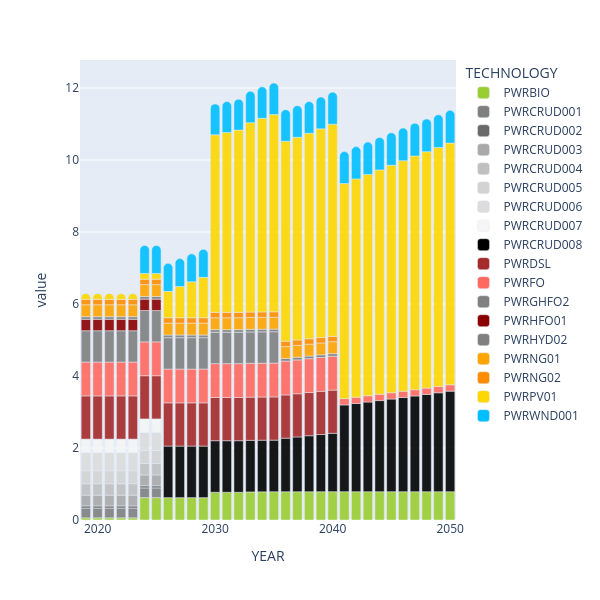

The code cell stored with this chart in its notebook:
### Code cell
TotalCapacityAnnual = pd.read_csv('../../results/v_TotalCapacityAnnual.csv')
TotalCapacityAnnual = TotalCapacityAnnual[TotalCapacityAnnual['value'] != 0]
TotalCapacityAnnual= TotalCapacityAnnual[TotalCapacityAnnual['TECHNOLOGY'].str.contains('PWR')].sort_values(by='TECHNOLOGY')
TotalCapacityAnnual = TotalCapacityAnnual[~TotalCapacityAnnual['TECHNOLOGY'].str.contains('PWRDIST|PWRTRANS')]
fig = px.bar(TotalCapacityAnnual, 
             x='YEAR', y='value', 
             color= 'TECHNOLOGY',
             color_discrete_map = color_dict,
             opacity=0.9
             )
fig.update_layout(hovermode= 'x unified',
                  width= 600,
                  height= 600,
                  barcornerradius=10,
                  
               #color_discrete_map=color_map
               )
fig.show()#  ~ esto filtra las que no quieres

### Figure 1 — Plotly figure (JSON) as saved in the notebook; plotly's stock layout.template omitted (floating-point values rounded to 4 significant figures)
{"data": [{"alignmentgroup": "True", "hovertemplate": "TECHNOLOGY=PWRBIO<br>YEAR=%{x}<br>value=%{y}<extra></extra>", "legendgroup": "PWRBIO", "marker": {"color": "#9ACD32", "opacity": 0.9, "pattern": {"shape": ""}}, "name": "PWRBIO", "offsetgroup": "PWRBIO", "orientation": "v", "showlegend": true, "textposition": "auto", "type": "bar", "x": [2019, 2049, 2048, 2047, 2046, 2045, 2044, 2043, 2042, 2041, 2040, 2039, 2038, 2037, 2036, 2035, 2034, 2033, 2032, 2031, 2030, 2029, 2028, 2027, 2026, 2025, 2024, 2023, 2022, 2021, 2050, 2020], "xaxis": "x", "y": [0.06, 0.7864, 0.7864, 0.7864, 0.7864, 0.7864, 0.7864, 0.7864, 0.7864, 0.7862, 0.7862, 0.7854, 0.7848, 0.7848, 0.7848, 0.7848, 0.7829, 0.7793, 0.77, 0.77, 0.77, 0.6206, 0.6206, 0.6206, 0.6206, 0.6206, 0.6206, 0.06, 0.06, 0.06, 0.7864, 0.06], "yaxis": "y"}, {"alignmentgroup": "True", "hovertemplate": "TECHNOLOGY=PWRCRUD001<br>YEAR=%{x}<br>value=%{y}<extra></extra>", "legendgroup": "PWRCRUD001", "marker": {"color": "gray", "opacity": 0.9, "pattern": {"shape": ""}}, "name": "PWRCRUD001", "offsetgroup": "PWRCRUD001", "orientation": "v", "showlegend": true, "textposition": "auto", "type": "bar", "x": [2019, 2022, 2021, 2025, 2023, 2020, 2024], "xaxis": "x", "y": [0.27, 0.27, 0.27, 0.27, 0.27, 0.27, 0.27], "yaxis": "y"}, {"alignmentgroup": "True", "hovertemplate": "TECHNOLOGY=PWRCRUD002<br>YEAR=%{x}<br>value=%{y}<extra></extra>", "legendgroup": "PWRCRUD002", "marker": {"color": "dimgray", "opacity": 0.9, "pattern": {"shape": ""}}, "name": "PWRCRUD002", "offsetgroup": "PWRCRUD002", "orientation": "v", "showlegend": true, "textposition": "auto", "type": "bar", "x": [2019, 2020, 2021, 2022, 2023, 2024, 2025], "xaxis": "x", "y": [0.06, 0.06, 0.06, 0.06, 0.06, 0.06, 0.06], "yaxis": "y"}, {"alignmentgroup": "True", "hovertemplate": "TECHNOLOGY=PWRCRUD003<br>YEAR=%{x}<br>value=%{y}<extra></extra>", "legendgroup": "PWRCRUD003", "marker": {"color": "darkgray", "opacity": 0.9, "pattern": {"shape": ""}}, "name": "PWRCRUD003", "offsetgroup": "PWRCRUD003", "orientation": "v", "showlegend": true, "textposition": "auto", "type": "bar", "x": [2025, 2024, 2023, 2020, 2021, 2019, 2022], "xaxis": "x", "y": [0.3, 0.3, 0.3, 0.3, 0.3, 0.3, 0.3], "yaxis": "y"}, {"alignmentgroup": "True", "hovertemplate": "TECHNOLOGY=PWRCRUD004<br>YEAR=%{x}<br>value=%{y}<extra></extra>", "legendgroup": "PWRCRUD004", "marker": {"color": "silver", "opacity": 0.9, "pattern": {"shape": ""}}, "name": "PWRCRUD004", "offsetgroup": "PWRCRUD004", "orientation": "v", "showlegend": true, "textposition": "auto", "type": "bar", "x": [2022, 2019, 2020, 2021, 2025, 2023, 2024], "xaxis": "x", "y": [0.317, 0.317, 0.317, 0.317, 0.317, 0.317, 0.317], "yaxis": "y"}, {"alignmentgroup": "True", "hovertemplate": "TECHNOLOGY=PWRCRUD005<br>YEAR=%{x}<br>value=%{y}<extra></extra>", "legendgroup": "PWRCRUD005", "marker": {"color": "lightgray", "opacity": 0.9, "pattern": {"shape": ""}}, "name": "PWRCRUD005", "offsetgroup": "PWRCRUD005", "orientation": "v", "showlegend": true, "textposition": "auto", "type": "bar", "x": [2019, 2020, 2021, 2022, 2023, 2024, 2025], "xaxis": "x", "y": [0.36, 0.36, 0.36, 0.36, 0.36, 0.36, 0.36], "yaxis": "y"}, {"alignmentgroup": "True", "hovertemplate": "TECHNOLOGY=PWRCRUD006<br>YEAR=%{x}<br>value=%{y}<extra></extra>", "legendgroup": "PWRCRUD006", "marker": {"color": "gainsboro", "opacity": 0.9, "pattern": {"shape": ""}}, "name": "PWRCRUD006", "offsetgroup": "PWRCRUD006", "orientation": "v", "showlegend": true, "textposition": "auto", "type": "bar", "x": [2021, 2025, 2024, 2023, 2022, 2020, 2019], "xaxis": "x", "y": [0.5, 0.5, 0.5, 0.5, 0.5, 0.5, 0.5], "yaxis": "y"}, {"alignmentgroup": "True", "hovertemplate": "TECHNOLOGY=PWRCRUD007<br>YEAR=%{x}<br>value=%{y}<extra></extra>", "legendgroup": "PWRCRUD007", "marker": {"color": "whitesmoke", "opacity": 0.9, "pattern": {"shape": ""}}, "name": "PWRCRUD007", "offsetgroup": "PWRCRUD007", "orientation": "v", "showlegend": true, "textposition": "auto", "type": "bar", "x": [2025, 2020, 2021, 2022, 2023, 2024, 2019], "xaxis": "x", "y": [0.38, 0.38, 0.38, 0.38, 0.38, 0.38, 0.38], "yaxis": "y"}, {"alignmentgroup": "True", "hovertemplate": "TECHNOLOGY=PWRCRUD008<br>YEAR=%{x}<br>value=%{y}<extra></extra>", "legendgroup": "PWRCRUD008", "marker": {"color": "black", "opacity": 0.9, "pattern": {"shape": ""}}, "name": "PWRCRUD008", "offsetgroup": "PWRCRUD008", "orientation": "v", "showlegend": true, "textposition": "auto", "type": "bar", "x": [2038, 2039, 2049, 2026, 2027, 2028, 2029, 2030, 2031, 2032, 2033, 2034, 2035, 2036, 2037, 2040, 2041, 2042, 2043, 2044, 2045, 2046, 2047, 2048, 2050], "xaxis": "x", "y": [1.556, 1.589, 2.748, 1.433, 1.433, 1.433, 1.433, 1.433, 1.433, 1.433, 1.433, 1.433, 1.433, 1.488, 1.522, 1.621, 2.41, 2.449, 2.49, 2.531, 2.573, 2.615, 2.658, 2.703, 2.793], "yaxis": "y"}, {"alignmentgroup": "True", "hovertemplate": "TECHNOLOGY=PWRDSL<br>YEAR=%{x}<br>value=%{y}<extra></extra>", "legendgroup": "PWRDSL", "marker": {"color": "brown", "opacity": 0.9, "pattern": {"shape": ""}}, "name": "PWRDSL", "offsetgroup": "PWRDSL", "orientation": "v", "showlegend": true, "textposition": "auto", "type": "bar", "x": [2023, 2019, 2020, 2021, 2022, 2024, 2025, 2026, 2028, 2029, 2030, 2027, 2032, 2040, 2039, 2031, 2037, 2038, 2035, 2034, 2033, 2036], "xaxis": "x", "y": [1.2, 1.2, 1.2, 1.2, 1.2, 1.2, 1.2, 1.2, 1.2, 1.2, 1.2, 1.2, 1.2, 1.2, 1.2, 1.2, 1.2, 1.2, 1.2, 1.2, 1.2, 1.2], "yaxis": "y"}, {"alignmentgroup": "True", "hovertemplate": "TECHNOLOGY=PWRFO<br>YEAR=%{x}<br>value=%{y}<extra></extra>", "legendgroup": "PWRFO", "marker": {"color": "#FF6961", "opacity": 0.9, "pattern": {"shape": ""}}, "name": "PWRFO", "offsetgroup": "PWRFO", "orientation": "v", "showlegend": true, "textposition": "auto", "type": "bar", "x": [2033, 2028, 2032, 2031, 2030, 2029, 2027, 2038, 2025, 2024, 2023, 2022, 2021, 2034, 2026, 2035, 2046, 2037, 2039, 2040, 2041, 2042, 2043, 2044, 2045, 2020, 2047, 2048, 2049, 2050, 2036, 2019], "xaxis": "x", "y": [0.94, 0.94, 0.94, 0.94, 0.94, 0.94, 0.94, 0.94, 0.94, 0.94, 0.94, 0.94, 0.94, 0.94, 0.94, 0.94, 0.1752, 0.94, 0.94, 0.94, 0.1752, 0.1752, 0.1752, 0.1752, 0.1752, 0.94, 0.1752, 0.1752, 0.1752, 0.1752, 0.94, 0.94], "yaxis": "y"}, {"alignmentgroup": "True", "hovertemplate": "TECHNOLOGY=PWRGHFO2<br>YEAR=%{x}<br>value=%{y}<extra></extra>", "legendgroup": "PWRGHFO2", "marker": {"color": "gray", "opacity": 0.9, "pattern": {"shape": ""}}, "name": "PWRGHFO2", "offsetgroup": "PWRGHFO2", "orientation": "v", "showlegend": true, "textposition": "auto", "type": "bar", "x": [2031, 2032, 2027, 2019, 2020, 2021, 2022, 2023, 2024, 2025, 2026, 2028, 2029, 2030, 2034, 2033, 2035], "xaxis": "x", "y": [0.871, 0.871, 0.871, 0.871, 0.871, 0.871, 0.871, 0.871, 0.871, 0.871, 0.871, 0.871, 0.871, 0.871, 0.871, 0.871, 0.871], "yaxis": "y"}, {"alignmentgroup": "True", "hovertemplate": "TECHNOLOGY=PWRHFO01<br>YEAR=%{x}<br>value=%{y}<extra></extra>", "legendgroup": "PWRHFO01", "marker": {"color": "#8B0000", "opacity": 0.9, "pattern": {"shape": ""}}, "name": "PWRHFO01", "offsetgroup": "PWRHFO01", "orientation": "v", "showlegend": true, "textposition": "auto", "type": "bar", "x": [2023, 2024, 2025, 2022, 2021, 2020, 2019], "xaxis": "x", "y": [0.316, 0.316, 0.316, 0.316, 0.316, 0.316, 0.316], "yaxis": "y"}, {"alignmentgroup": "True", "hovertemplate": "TECHNOLOGY=PWRHYD02<br>YEAR=%{x}<br>value=%{y}<extra></extra>", "legendgroup": "PWRHYD02", "marker": {"color": "gray", "opacity": 0.9, "pattern": {"shape": ""}}, "name": "PWRHYD02", "offsetgroup": "PWRHYD02", "orientation": "v", "showlegend": true, "textposition": "auto", "type": "bar", "x": [2037, 2038, 2040, 2039, 2020, 2021, 2022, 2019, 2024, 2035, 2034, 2033, 2023, 2032, 2036, 2031, 2029, 2028, 2027, 2026, 2025, 2030], "xaxis": "x", "y": [0.074, 0.074, 0.074, 0.074, 0.074, 0.074, 0.074, 0.074, 0.074, 0.074, 0.074, 0.074, 0.074, 0.074, 0.074, 0.074, 0.074, 0.074, 0.074, 0.074, 0.074, 0.074], "yaxis": "y"}, {"alignmentgroup": "True", "hovertemplate": "TECHNOLOGY=PWRNG01<br>YEAR=%{x}<br>value=%{y}<extra></extra>", "legendgroup": "PWRNG01", "marker": {"color": "orange", "opacity": 0.9, "pattern": {"shape": ""}}, "name": "PWRNG01", "offsetgroup": "PWRNG01", "orientation": "v", "showlegend": true, "textposition": "auto", "type": "bar", "x": [2035, 2034, 2036, 2039, 2038, 2040, 2033, 2037, 2032, 2023, 2030, 2022, 2021, 2031, 2019, 2024, 2020, 2026, 2027, 2028, 2029, 2025], "xaxis": "x", "y": [0.33, 0.33, 0.33, 0.33, 0.33, 0.33, 0.33, 0.33, 0.33, 0.33, 0.33, 0.33, 0.33, 0.33, 0.33, 0.33, 0.33, 0.33, 0.33, 0.33, 0.33, 0.33], "yaxis": "y"}, {"alignmentgroup": "True", "hovertemplate": "TECHNOLOGY=PWRNG02<br>YEAR=%{x}<br>value=%{y}<extra></extra>", "legendgroup": "PWRNG02", "marker": {"color": "darkorange", "opacity": 0.9, "pattern": {"shape": ""}}, "name": "PWRNG02", "offsetgroup": "PWRNG02", "orientation": "v", "showlegend": true, "textposition": "auto", "type": "bar", "x": [2019, 2035, 2040, 2039, 2038, 2037, 2036, 2034, 2033, 2023, 2020, 2021, 2022, 2024, 2025, 2032, 2027, 2028, 2029, 2030, 2031, 2026], "xaxis": "x", "y": [0.15, 0.15, 0.15, 0.15, 0.15, 0.15, 0.15, 0.15, 0.15, 0.15, 0.15, 0.15, 0.15, 0.15, 0.15, 0.15, 0.15, 0.15, 0.15, 0.15, 0.15, 0.15], "yaxis": "y"}, {"alignmentgroup": "True", "hovertemplate": "TECHNOLOGY=PWRPV01<br>YEAR=%{x}<br>value=%{y}<extra></extra>", "legendgroup": "PWRPV01", "marker": {"color": "#FFD700", "opacity": 0.9, "pattern": {"shape": ""}}, "name": "PWRPV01", "offsetgroup": "PWRPV01", "orientation": "v", "showlegend": true, "textposition": "auto", "type": "bar", "x": [2026, 2031, 2030, 2029, 2028, 2027, 2025, 2019, 2023, 2022, 2021, 2020, 2032, 2024, 2033, 2034, 2050, 2035, 2049, 2048, 2047, 2046, 2044, 2043, 2045, 2041, 2040, 2039, 2038, 2037, 2036, 2042], "xaxis": "x", "y": [0.7327, 4.997, 4.932, 1.122, 0.997, 0.8666, 0.16, 0.16, 0.16, 0.16, 0.16, 0.16, 5.063, 0.16, 5.262, 5.379, 6.716, 5.48, 6.639, 6.566, 6.492, 6.405, 6.233, 6.149, 6.318, 5.973, 5.894, 5.797, 5.707, 5.63, 5.555, 6.065], "yaxis": "y"}, {"alignmentgroup": "True", "hovertemplate": "TECHNOLOGY=PWRWND001<br>YEAR=%{x}<br>value=%{y}<extra></extra>", "legendgroup": "PWRWND001", "marker": {"color": "deepskyblue", "opacity": 0.9, "pattern": {"shape": ""}}, "name": "PWRWND001", "offsetgroup": "PWRWND001", "orientation": "v", "showlegend": true, "textposition": "auto", "type": "bar", "x": [2039, 2019, 2040, 2041, 2042, 2043, 2044, 2045, 2046, 2047, 2048, 2049, 2050, 2037, 2036, 2038, 2035, 2032, 2031, 2030, 2029, 2028, 2027, 2026, 2025, 2024, 2023, 2022, 2021, 2020, 2034, 2033], "xaxis": "x", "y": [0.8851, 0.011, 0.8899, 0.8919, 0.8967, 0.8995, 0.9024, 0.905, 0.9075, 0.91, 0.91, 0.9095, 0.9095, 0.8795, 0.8779, 0.8812, 0.8764, 0.8597, 0.8593, 0.8584, 0.7779, 0.7779, 0.7779, 0.7779, 0.7779, 0.7779, 0.011, 0.011, 0.011, 0.011, 0.8724, 0.8683], "yaxis": "y"}], "layout": {"barcornerradius": 10, "barmode": "relative", "height": 600, "hovermode": "x unified", "legend": {"title": {"text": "TECHNOLOGY"}, "tracegroupgap": 0}, "margin": {"t": 60}, "width": 600, "xaxis": {"anchor": "y", "domain": [0, 1], "title": {"text": "YEAR"}}, "yaxis": {"anchor": "x", "domain": [0, 1], "title": {"text": "value"}}}}
